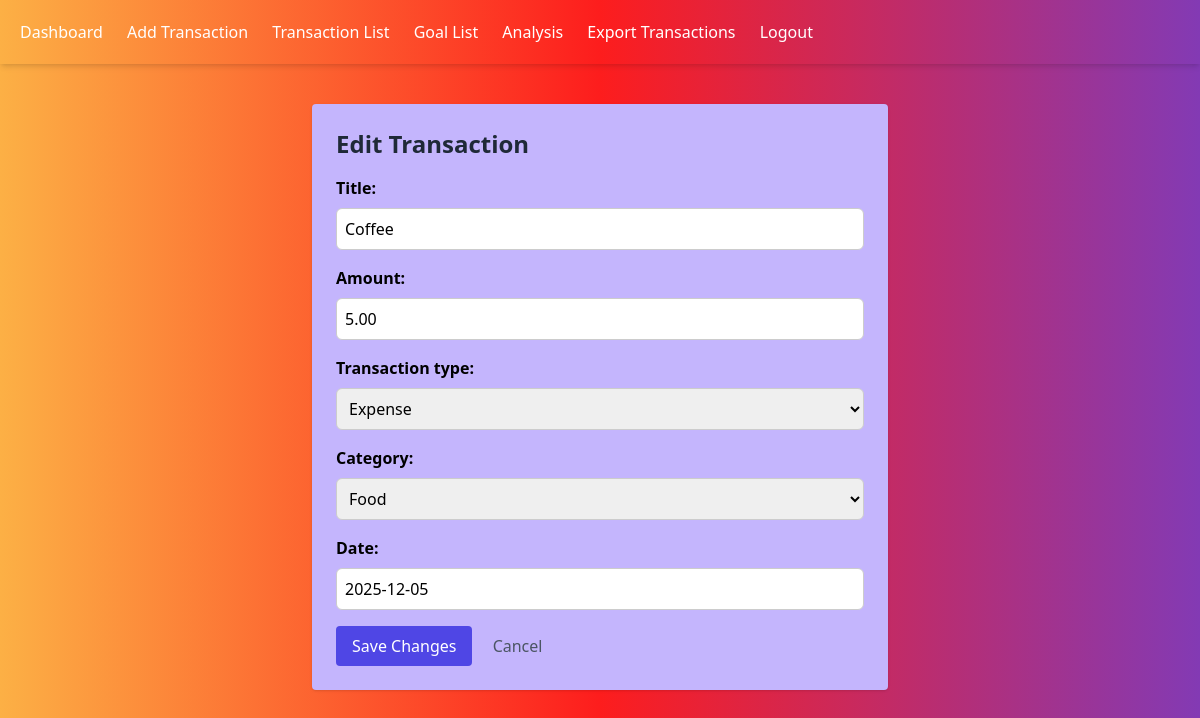
Page /finance/transaction/29/edit/ (signed in) on the committed database.
### finance/models.py (models this page shows, shortened)
class Trans(models.Model):
    TRANSACTION_TYPES = [
        ("income", "Income"),
        ("expense", "Expense"),
    ]
    CATEGORY_CHOICES = [
        ("salary", "Salary"),
        ("business", "Business"),
        ("food", "Food"),
        ("entertainment", "Entertainment"),
        ("utilities", "Utilities"),
        ("transportation", "Transportation"),
        ("health", "Health"),
        ("others", "Others"),
    ]
    user = models.ForeignKey(User, on_delete=models.CASCADE)
    title = models.CharField(max_length=100)
    amount = models.DecimalField(max_digits=10, decimal_places=2)
    transaction_type = models.CharField(max_length=10, choices=TRANSACTION_TYPES)
    date = models.DateField()
    category = models.CharField(max_length=50, choices=CATEGORY_CHOICES)

### finance/views.py (the view)
class TransactionUpdateView(LoginRequiredMixin, UpdateView):
    model = Trans
    fields = ['title', 'amount', 'transaction_type', 'category', 'date']  # adjust as needed
    template_name = 'finance/edit_transaction.html'
    success_url = reverse_lazy('transaction_list')
    def get_queryset(self):
        return Trans.objects.filter(user=self.request.user)

### finance/templates/finance/edit_transaction.html (shortened to what this page needs)
{%extends "finance/base.html" %}
{% block content %}
<div class="max-w-xl mx-auto mt-10 bg-violet-300 p-6 rounded shadow">
  <h2 class="text-2xl font-bold mb-4 text-gray-800">Edit Transaction</h2>
  <form method="post">
    {{ form.as_p }}
    <button type="submit" class="bg-indigo-600 text-white px-4 py-2 rounded hover:bg-blue-700">
      Save Changes
    </button>
    <a href="{% url 'transaction_list' %}" class="ml-4 text-gray-600 hover:underline">Cancel</a>
  </form>
</div>
{% endblock %}

### finance/templates/finance/edit_transaction.html (style rules this page uses)
form p { margin-bottom: 1rem; }
form label { display: block; font-weight: 600; margin-bottom: 0.5rem; }
form input, form select, form textarea { width: 100%; padding: 0.5rem; border: 1px solid #ccc; border-radius: 0.375rem; }

### rows in the picture
Trans: title "Coffee", amount "5.00", transaction_type "Expense", category "Food", date "2025-12-05"
